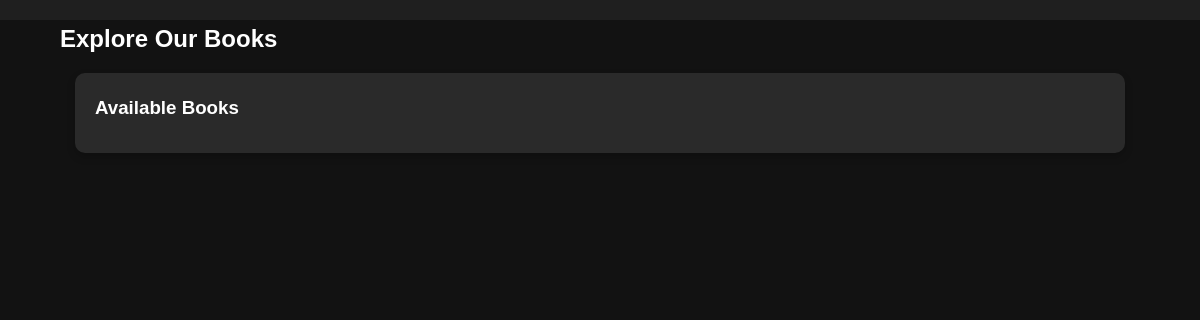
/user/shop/, run on an earlier commit of the app's database.
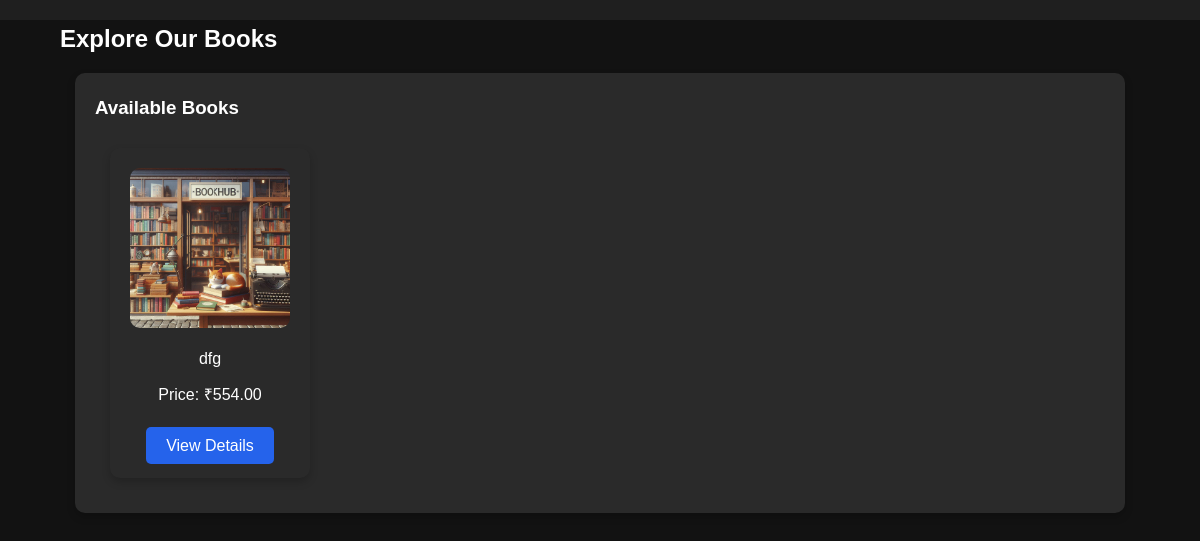
And on a later commit of the database.
### adminpanel/models.py (models this page shows, shortened)
class Book(models.Model):
    name = models.CharField(max_length=200)
    category = models.ForeignKey(Category, on_delete=models.CASCADE)
    author = models.ForeignKey(Author, on_delete=models.CASCADE)
    image = models.ImageField(upload_to='books/')
    description = models.TextField()
    price = models.DecimalField(max_digits=10, decimal_places=2)
    unique_id = models.CharField(max_length=50, unique=True)
    warehouses = models.ManyToManyField(Warehouse, related_name='books')  # Relate books to multiple warehouses

### user/views.py (the view)
# urls.py: path('shop/', views.shop_view, name='shop'),
def shop_view(request):
    books = Book.objects.all()  # Fetch all books
    return render(request, 'user_admin/shopping_page.html', {'books': books})

### user/templates/user_admin/shopping_page.html (shortened to what this page needs)
{% load static %}
<!DOCTYPE html>
<html lang="en">
<head>
    <link rel="stylesheet" href="{% static 'css/user/user_dashboard.css' %}">
</head>
<body>
    <div class="navbar">
    </div>
    <div class="container">
        <h2>Explore Our Books</h2>
        <div class="card">
            <h3>Available Books</h3>
            <div class="book-container">
                {% for book in books %}
                    <div class="book-card">
                        <img src="{{ book.image.url }}" alt="{{ book.name }}">
                        <p>{{ book.name }}</p>
                        <p>Price: ₹{{ book.price }}</p>
                        <br>
                        <a href="{% url 'user:product_detail' book.id %}" class="btn">View Details</a>
                    </div>
                {% endfor %}
            </div>
        </div>
    </div>
</body>
</html>

What changed in the data, as far as the page shows it:
added Book: image (picture), name "dfg", price "554.00"
